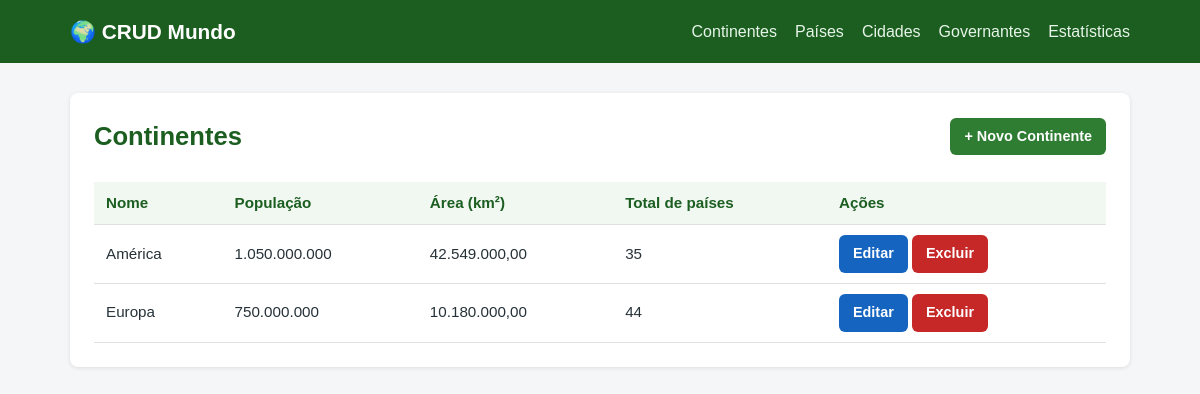
Page /continentes_listar.php on the committed database.
### tables this page shows
create table continentes (
    id int auto_increment primary key,
    nome varchar(50) not null,
    populacao bigint not null default 0,
    area decimal(15,2) not null default 0,
    total_paises int not null default 0
);

### continentes_listar.php (the view, shortened to what this page needs)
<?php
require_once "config/conexao.php";
$sql = "SELECT id, nome, populacao, area, total_paises FROM continentes ORDER BY nome";
$resultado = mysqli_query($conexao, $sql);
require_once "includes/cabecalho.php";
?>
<div class="container">
    <div class="topo-pagina">
        <h1>Continentes</h1>
        <a href="continentes_form.php" class="botao botao-criar">+ Novo Continente</a>
    </div>
    <div class="tabela-rolavel">
        <table class="tabela-dados">
            <thead>
                <tr>
                    <th>Nome</th>
                    <th>População</th>
                    <th>Área (km²)</th>
                    <th>Total de países</th>
                    <th>Ações</th>
                </tr>
            </thead>
            <tbody>
                <?php if (mysqli_num_rows($resultado) === 0): ?>
                    <tr><td colspan="5">Nenhum continente cadastrado ainda.</td></tr>
                <?php else: ?>
                    <?php while ($linha = mysqli_fetch_assoc($resultado)): ?>
                        <tr>
                            <td><?php echo htmlspecialchars($linha["nome"]); ?></td>
                            <td><?php echo number_format($linha["populacao"], 0, ",", "."); ?></td>
                            <td><?php echo number_format($linha["area"], 2, ",", "."); ?></td>
                            <td><?php echo $linha["total_paises"]; ?></td>
                            <td class="coluna-acoes">
                                <a href="continentes_form.php?id=<?php echo $linha["id"]; ?>" class="botao botao-editar">Editar</a>
                                <a href="continentes_excluir.php?id=<?php echo $linha["id"]; ?>"
                                   class="botao botao-excluir"
                                   onclick="return confirmarExclusao('<?php echo htmlspecialchars($linha["nome"], ENT_QUOTES); ?>');">Excluir</a>
                            </td>
                        </tr>
                    <?php endwhile; ?>
                <?php endif; ?>
            </tbody>
        </table>
    </div>
</div>
<?php require_once "includes/rodape.php"; ?>

### css/estilo.css (style rules this page uses)
* { margin: 0; padding: 0; box-sizing: border-box; }
body { font-family: Arial, Helvetica, sans-serif; background-color: #f4f6f8; color: #263238; line-height: 1.5; }
a { text-decoration: none; color: inherit; }
.container { background-color: #ffffff; border-radius: 8px; padding: 24px; box-shadow: 0 1px 4px rgba(0, 0, 0, 0.1); }
h1 { font-size: 1.6rem; margin-bottom: 16px; color: #1b5e20; }
.topo-pagina { display: flex; flex-wrap: wrap; justify-content: space-between; align-items: center; gap: 12px; margin-bottom: 16px; }
.topo-pagina h1 { margin-bottom: 0; }
.tabela-dados { width: 100%; border-collapse: collapse; margin-top: 10px; }
.tabela-dados th, .tabela-dados td { text-align: left; padding: 10px 12px; border-bottom: 1px solid #e0e0e0; font-size: 0.95rem; }
.tabela-dados th { background-color: #f1f8f2; color: #1b5e20; font-weight: 700; }
.coluna-acoes { white-space: nowrap; }
.tabela-rolavel { width: 100%; overflow-x: auto; }
.botao { display: inline-block; padding: 8px 14px; border-radius: 6px; font-size: 0.9rem; font-weight: 600; border: none; cursor: pointer; }
.botao-criar { background-color: #2e7d32; color: #fff; }
.botao-editar { background-color: #1565c0; color: #fff; }
.botao-excluir { background-color: #c62828; color: #fff; }

### rows in the picture
continentes: nome "América", populacao "1.050.000.000", area "42.549.000,00", total_paises "35"
continentes: nome "Europa", populacao "750.000.000", area "10.180.000,00", total_paises "44"
